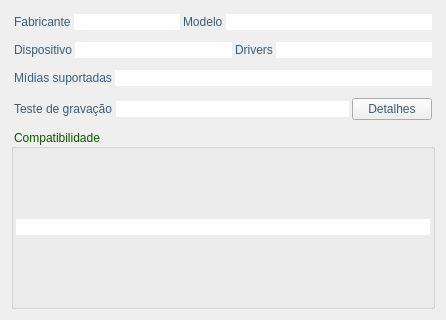
<?xml version="1.0" encoding="UTF-8"?>
<ui version="4.0">
 <class>FrameDVDCD</class>
 <widget class="QFrame" name="FrameDVDCD">
  <property name="geometry">
   <rect>
    <x>0</x>
    <y>0</y>
    <width>446</width>
    <height>320</height>
   </rect>
  </property>
  <property name="windowTitle">
   <string>GUIDVDCD</string>
  </property>
  <property name="frameShape">
   <enum>QFrame::NoFrame</enum>
  </property>
  <property name="frameShadow">
   <enum>QFrame::Plain</enum>
  </property>
  <layout class="QVBoxLayout" name="verticalLayout">
   <item>
    <layout class="QHBoxLayout" name="horizontalLayout">
     <property name="spacing">
      <number>3</number>
     </property>
     <property name="margin">
      <number>3</number>
     </property>
     <item>
      <widget class="QLabel" name="vendorLabel">
       <property name="styleSheet">
        <string>color: rgb(57, 93, 118);</string>
       </property>
       <property name="text">
        <string>Fabricante</string>
       </property>
      </widget>
     </item>
     <item>
      <widget class="QLineEdit" name="vendorLineEdit">
       <property name="sizePolicy">
        <sizepolicy hsizetype="Fixed" vsizetype="Fixed">
         <horstretch>0</horstretch>
         <verstretch>0</verstretch>
        </sizepolicy>
       </property>
       <property name="styleSheet">
        <string>color: rgb(0, 0, 0);
background-image: url(:/ldc_white_bckg/ldc_white_bckg.png);</string>
       </property>
       <property name="frame">
        <bool>false</bool>
       </property>
       <property name="readOnly">
        <bool>true</bool>
       </property>
      </widget>
     </item>
     <item>
      <widget class="QLabel" name="modelLabel">
       <property name="styleSheet">
        <string>color: rgb(57, 93, 118);</string>
       </property>
       <property name="text">
        <string>Modelo</string>
       </property>
      </widget>
     </item>
     <item>
      <widget class="QLineEdit" name="modelLineEdit">
       <property name="styleSheet">
        <string>color: rgb(0, 0, 0);
background-image: url(:/ldc_white_bckg/ldc_white_bckg.png);</string>
       </property>
       <property name="frame">
        <bool>false</bool>
       </property>
       <property name="readOnly">
        <bool>true</bool>
       </property>
      </widget>
     </item>
    </layout>
   </item>
   <item>
    <layout class="QHBoxLayout" name="horizontalLayout_2">
     <property name="spacing">
      <number>3</number>
     </property>
     <property name="margin">
      <number>3</number>
     </property>
     <item>
      <widget class="QLabel" name="deviceFileLabel">
       <property name="styleSheet">
        <string>color: rgb(57, 93, 118);</string>
       </property>
       <property name="text">
        <string>Dispositivo</string>
       </property>
      </widget>
     </item>
     <item>
      <widget class="QLineEdit" name="deviceFileLineEdit">
       <property name="styleSheet">
        <string>color: rgb(0, 0, 0);
background-image: url(:/ldc_white_bckg/ldc_white_bckg.png);</string>
       </property>
       <property name="frame">
        <bool>false</bool>
       </property>
       <property name="readOnly">
        <bool>true</bool>
       </property>
      </widget>
     </item>
     <item>
      <widget class="QLabel" name="driversLabel">
       <property name="styleSheet">
        <string>color: rgb(57, 93, 118);</string>
       </property>
       <property name="text">
        <string>Drivers</string>
       </property>
      </widget>
     </item>
     <item>
      <widget class="QLineEdit" name="driversLineEdit">
       <property name="styleSheet">
        <string>color: rgb(0, 0, 0);
background-image: url(:/ldc_white_bckg/ldc_white_bckg.png);</string>
       </property>
       <property name="frame">
        <bool>false</bool>
       </property>
       <property name="readOnly">
        <bool>true</bool>
       </property>
      </widget>
     </item>
    </layout>
   </item>
   <item>
    <layout class="QHBoxLayout" name="horizontalLayout_3">
     <property name="spacing">
      <number>3</number>
     </property>
     <property name="margin">
      <number>3</number>
     </property>
     <item>
      <widget class="QLabel" name="mediasLabel">
       <property name="styleSheet">
        <string>color: rgb(57, 93, 118);</string>
       </property>
       <property name="text">
        <string>Mídias suportadas</string>
       </property>
      </widget>
     </item>
     <item>
      <widget class="QLineEdit" name="mediasLineEdit">
       <property name="styleSheet">
        <string>color: rgb(0, 0, 0);
background-image: url(:/ldc_white_bckg/ldc_white_bckg.png);</string>
       </property>
       <property name="frame">
        <bool>false</bool>
       </property>
       <property name="readOnly">
        <bool>true</bool>
       </property>
      </widget>
     </item>
    </layout>
   </item>
   <item>
    <layout class="QHBoxLayout" name="horizontalLayout_4">
     <property name="spacing">
      <number>3</number>
     </property>
     <property name="margin">
      <number>3</number>
     </property>
     <item>
      <widget class="QLabel" name="burnLabel">
       <property name="styleSheet">
        <string>color: rgb(57, 93, 118);</string>
       </property>
       <property name="text">
        <string>Teste de gravação</string>
       </property>
      </widget>
     </item>
     <item>
      <widget class="QLineEdit" name="burnLineEdit">
       <property name="styleSheet">
        <string>color: rgb(0, 0, 0);
background-image: url(:/ldc_white_bckg/ldc_white_bckg.png);</string>
       </property>
       <property name="frame">
        <bool>false</bool>
       </property>
       <property name="readOnly">
        <bool>true</bool>
       </property>
      </widget>
     </item>
     <item>
      <widget class="QPushButton" name="burnPushButton">
       <property name="styleSheet">
        <string>color: rgb(57, 93, 118);</string>
       </property>
       <property name="text">
        <string>Detalhes</string>
       </property>
       <property name="flat">
        <bool>false</bool>
       </property>
      </widget>
     </item>
    </layout>
   </item>
   <item>
    <widget class="QGroupBox" name="groupBox">
     <property name="sizePolicy">
      <sizepolicy hsizetype="MinimumExpanding" vsizetype="Minimum">
       <horstretch>0</horstretch>
       <verstretch>0</verstretch>
      </sizepolicy>
     </property>
     <property name="styleSheet">
      <string>color: rgb(15, 82, 2);</string>
     </property>
     <property name="title">
      <string>Compatibilidade</string>
     </property>
     <layout class="QVBoxLayout" name="verticalLayout_3">
      <property name="spacing">
       <number>0</number>
      </property>
      <property name="margin">
       <number>2</number>
      </property>
      <item>
       <widget class="QLineEdit" name="compatLineEdit">
        <property name="styleSheet">
         <string>color: rgb(0, 0, 0);
background-image: url(:/ldc_white_bckg/ldc_white_bckg.png);</string>
        </property>
        <property name="frame">
         <bool>false</bool>
        </property>
       </widget>
      </item>
     </layout>
    </widget>
   </item>
  </layout>
 </widget>
 <resources>
  <include location="../../gui/resources/ldc_resources.qrc"/>
 </resources>
 <connections/>
</ui>
